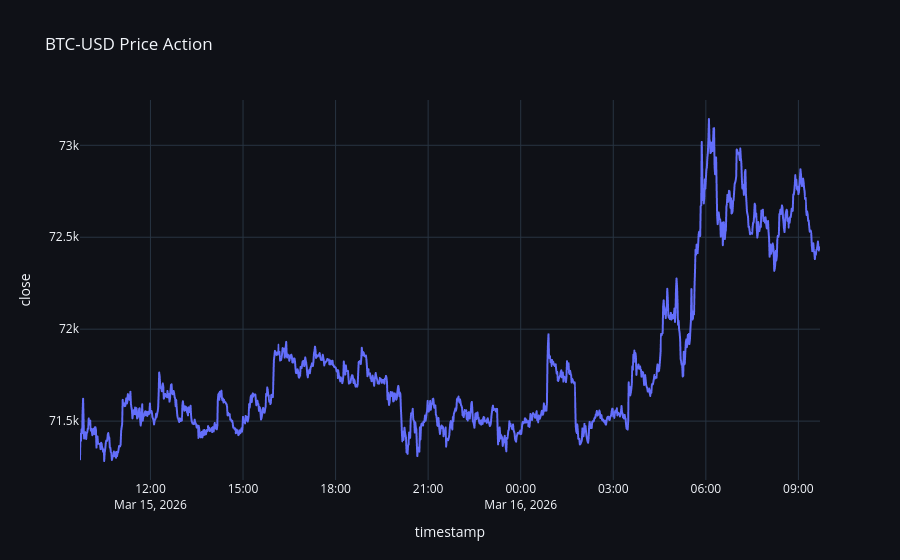

The notebook cell this image was saved under:
### Markdown cell above
## ⚡ Quick Discovery
Load data and visualize volatility patterns instantly.

### Code cell
symbol = "BTC-USD"
timeframe = "1m"

try:
    df = session.load_live_ohlcv(symbol, timeframe , days = 1)
except Exception:
    df = session.sample_ohlcv(symbol="DOGE", days=365)

df = session.make_returns(df)
df = session.add_rolling_features(df)

fig = px.line(df.to_pandas(), x="timestamp", y="close", title=f"{symbol} Price Action")
fig.update_layout(**PLOTLY_DARK)
fig.show()

### Figure 1 — Plotly figure (JSON) as saved in the notebook; plotly's stock layout.template omitted (floating-point values rounded to 4 significant figures; data arrays with more than 128 entries replaced by an {"elided": "..."} marker saying what was removed)
{"data": [{"hovertemplate": "timestamp=%{x}<br>close=%{y}<extra></extra>", "legendgroup": "", "line": {"color": "#636efa", "dash": "solid"}, "marker": {"symbol": "circle"}, "mode": "lines", "name": "", "showlegend": false, "type": "scattergl", "x": {"elided": "1440 str values"}, "xaxis": "x", "y": {"elided": "1440 float values"}, "yaxis": "y"}], "layout": {"legend": {"tracegroupgap": 0}, "paper_bgcolor": "#0f1117", "plot_bgcolor": "#0f1117", "title": {"text": "BTC-USD Price Action"}, "xaxis": {"anchor": "y", "domain": [0, 1], "title": {"text": "timestamp"}}, "yaxis": {"anchor": "x", "domain": [0, 1], "title": {"text": "close"}}}}
